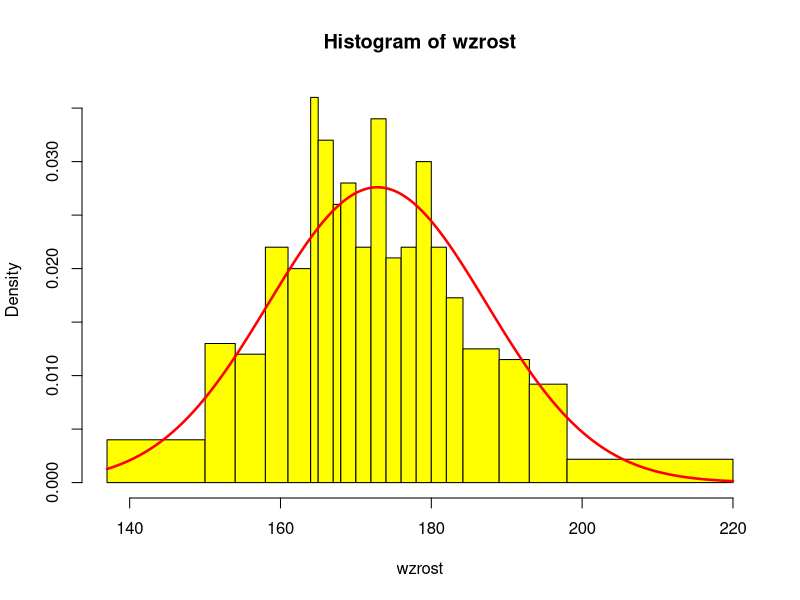
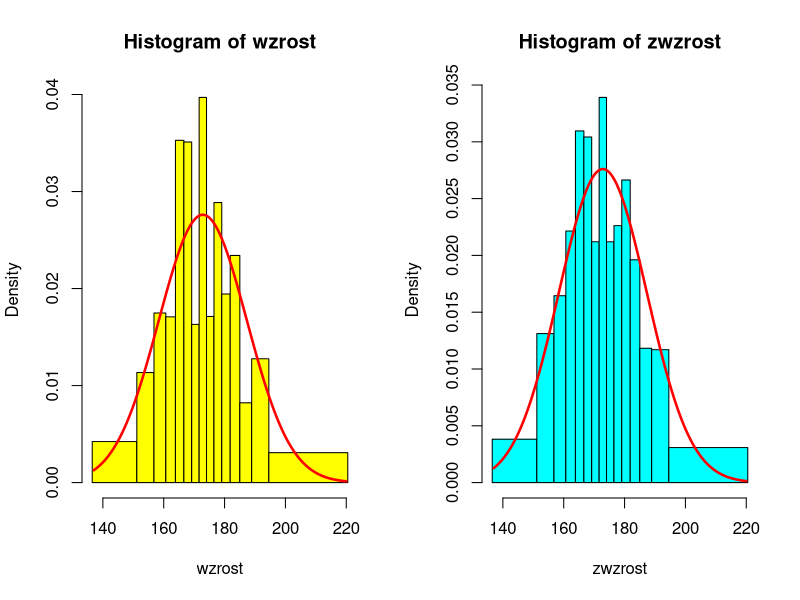

These charts were generated, in order, by the following R code:
# Zadanie 4.1
# Przetestowac normalnosc dla danych z pliku wzrost.csv za pomoca testu chi-kwadrat,
# w oparciu o szereg rozdzielczy o 20 klasach o, w przyblizeniu, jednakowej licznosci
# empirycznej.

wzrost = read.csv2("Wzrost.csv", header=FALSE)[,1]

k = 20
(podzial = quantile(wzrost, c(0:k/k), names=FALSE))

# Nieograniczony podzial
npodzial = podzial
npodzial[1] = -Inf
npodzial[k+1] = +Inf
npodzial

(szereg = table(cut(wzrost, npodzial)))

mi = mean(wzrost)
sigma = sd(wzrost)

# pnorm -- dystrybuanta rozkladu normalnego
# zatem ponizszy wektor opisuje pstwa, z jakimi proba z przedzialu normalnego
# o parametrach (mi, sigma) znajdzie sie w poszczegolnych przedzialach
pstwa = pnorm(npodzial[2:(k+1)], mi, sigma) - pnorm(npodzial[1:k], mi, sigma)

# Test chi-kwadrat to test zgodnosci, ale skoro badamy zgodnosc z rozkladem normalnym
# (wyznaczonym za pomoca pnorm), to dziala jako test normalnosci.
(t = chisq.test(szereg, p=pstwa))

# O braku podstaw do odrzucenia hipotezy o zgodnosci rozkladow mozna mowic, gdy p-value
# przekracza 0.05 (tzn. 1 - poziom ufnosci; zazwyczaj obchodzi nas 95%).

# Odczytanie p-value z samego chisq.test w tym wypadku jednak nie wystarcza. Podane
# wektory danych (szereg i pstwa) maja dlugosc k, wiec domyslnie p-value liczone
# jest tak, jakbysmy w tescie chi-kwadrat mieli k-1 stopni swobody. Jednak rozklad
# normalny zostal wygenerowany w oparciu o mi i sigme pochodzace z danych, wiec tak
# naprawde dwie dodatkowe informacje zostaly narzucone przez nas. Dlatego zamiast k-1
# stopni swobody powinnismy zastosowac o dwa mniej (czyli k-3), a zamiast odczytywac
# p-value wprost z chisq.test, mozemy policzyc ja prawidlowo sami w oparciu o statystyke
# zwracana przez test, w sposob przedstawiony ponizej.
# (Podziekowania za wsparcie merytoryczne dla pewnych MS, GG i KS).

1 - pchisq(t$statistic, k-3)

# To jest nasza prawdziwa p-wartosc. Nadal jest wieksza niz 0.05, zatem nie ma podstaw
# do odrzucenia hipotezy o zgodnosci rozkladow. Zgodnosc badanego rozkladu z rozkladem
# normalnym mozna interpretowac jako jego normalnosc, co nalezalo zbadac.

# Przedstawmy wynik w postaci graficznej
hist(wzrost, podzial, col="yellow")
x = seq(min(wzrost), max(wzrost), len = 500)
lines(x, dnorm(x, mi, sigma), lwd=2.5, col="red")


# Zadanie 4.2
# Przetestowac normalnosc dla danych z pliku wzrost.csv za pomoca testu chi-kwadrat,
# w oparciu o szereg rozdzielczy o 15 klasach o jednakowej licznosci teoretycznej
# (przyklad z wykladu). Nastepnie wykonac ten sam test, ale przed utworzeniem szeregu
# rozdzielczego dokonac zaszumienia danych, zaburzajac je o wartosc z rozkladu
# jednostajnego na przedziale [-1/2, 1/2].

# zmienne wzrost, mi i sigma zostaja z poprzedniego podpunktu

k = 15
podzial = qnorm(0:k/k, mi, sigma)

(szereg = table(cut(wzrost, podzial)))

# Tym razem nie musimy liczyc zadnego wektora "pstwa" do porownywania, bo nasz podzial
# jest specjalnie zrobiony tak, zeby proba z rozkladu normalnego wpadala z takim
# samym pstwem do kazdego z przedzialow).

(t = chisq.test(szereg))
1 - pchisq(t$statistic, k-3) # Bo do generowania szeregu uzylismy mi i sigmy z danych.
# Tym razem sa podstawy od odrzucenia hipotezy. W oparciu o nie mozna powiedziec, ze ten
# rozklad nie jest zgodny z normalnym.

zwzrost = wzrost + runif(length(wzrost), -0.5, 0.5) # Wzrosty zaburzone wg polecenia
(zszereg = table(cut(zwzrost, podzial)))

(t = chisq.test(zszereg))
1 - pchisq(t$statistic, k-3)
# Po zaszumieniu danych okazalo sie, ze prawidlowa p-wartosc (druga linijka)
# przekroczyla (nieznacznie, ale to w sam raz dla 95% poziomu ufnosci) 0.05, wiec
# brak jest podstaw do hipotezy o zgodnosci otrzymanego rozkladu z rozkladem normalnym.

# Skonczony podzial
spodzial = podzial
spodzial[1] = min(wzrost) - 0.5
spodzial[k + 1] = max(wzrost) + 0.5

op = par(mfrow=c(1,2))
hist(wzrost, spodzial, col="yellow")
lines(x, dnorm(x, mi, sigma), lwd=2.5, col="red")
hist(zwzrost, spodzial, col="cyan")
lines(x, dnorm(x, mi, sigma), lwd=2.5, col="red")
par(op)

# Blekitny histogram przeszedl test zgodnosci z rozkladem normalnym, ale zolty juz nie
# -- nie jest to oczywiste, ale ma pewien sens po spojrzeniu na wykresy.


# Zadanie 4.3
# Dla wszystkich (szesciu) par roznego wyksztalcenia (dane zakupy.csv) wykonac testy
# rownosci przecietnego wydatku miedzy grupami osob o danym wyksztalceniu.

zakupy = read.csv2("Zakupy.csv")

p = zakupy$WYDATEK[zakupy$WYKSZTALCENIE=="P"]
z = zakupy$WYDATEK[zakupy$WYKSZTALCENIE=="Z"]
s = zakupy$WYDATEK[zakupy$WYKSZTALCENIE=="S"]
w = zakupy$WYDATEK[zakupy$WYKSZTALCENIE=="W"]

# t.test -- test rownosci srednich, im wieksze p-value tym lepiej
# Mozna sie np. umowic, ze odrzucamy hipoteze gdy p-value jest mniejsze od 0.05.
t.test(p, z) # brak podstaw od odrzucenia hipotezy zerowej, tzn. srednie w miare rowne
t.test(p, s) # sa podstawy do odrzucenia h0, srednie niezbyt rowne
t.test(p, w) # sa podstawy do odrzucenia h0
t.test(z, s) # brak podstaw do odrzucenia h0
t.test(z, w) # sa podstawy do odrzucenia h0
t.test(s, w) # brak podstaw do odrzucenia h0

# Ej, zauwazyl ktos, ze to ma sens? Hipoteza o rownych srednich przeszla tylko
# w przypadkach, gdy roznice w wyksztalceniu sa relatywnie najmniejsze
# (tzn. miedzy P a Z, Z a S oraz S a W)

